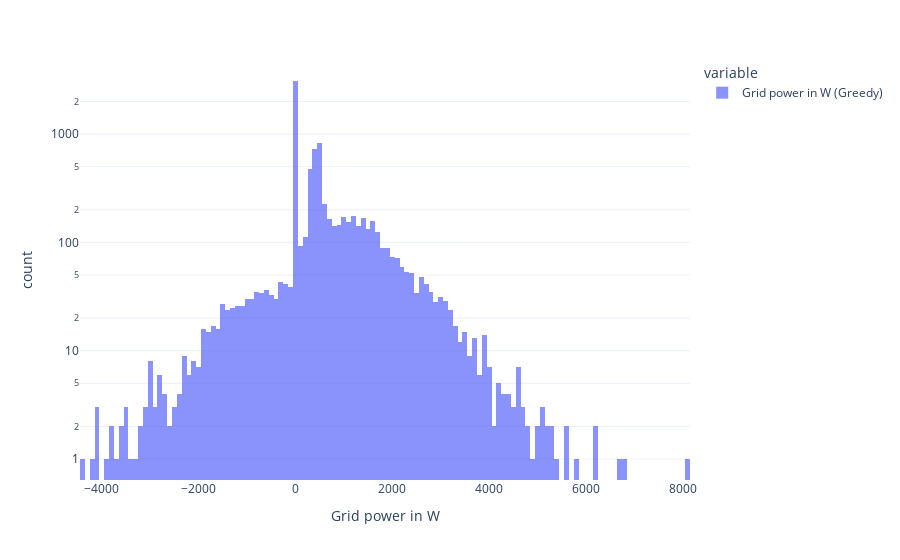

The cell this chart's notebook holds for it:
### Code cell
df[["Grid power in W (Greedy)"]].plot.hist(template=template, log_y=True, labels={"value": "Grid power in W"}).update_layout(barmode='overlay').update_traces(opacity=0.75)

### Figure 1 — Plotly figure (JSON) as saved in the notebook; plotly's stock layout.template omitted (floating-point values rounded to 4 significant figures; data arrays with more than 128 entries replaced by an {"elided": "..."} marker saying what was removed)
{"data": [{"alignmentgroup": "True", "bingroup": "x", "hovertemplate": "variable=Grid power in W (Greedy)<br>Grid power in W=%{x}<br>count=%{y}<extra></extra>", "legendgroup": "Grid power in W (Greedy)", "marker": {"color": "#636efa", "pattern": {"shape": ""}}, "name": "Grid power in W (Greedy)", "offsetgroup": "Grid power in W (Greedy)", "opacity": 0.75, "orientation": "v", "showlegend": true, "type": "histogram", "x": {"elided": "8760 float values"}, "xaxis": "x", "yaxis": "y"}], "layout": {"barmode": "overlay", "legend": {"title": {"text": "variable"}, "tracegroupgap": 0}, "margin": {"t": 60}, "xaxis": {"anchor": "y", "domain": [0, 1], "title": {"text": "Grid power in W"}}, "yaxis": {"anchor": "x", "domain": [0, 1], "title": {"text": "count"}, "type": "log"}}}
